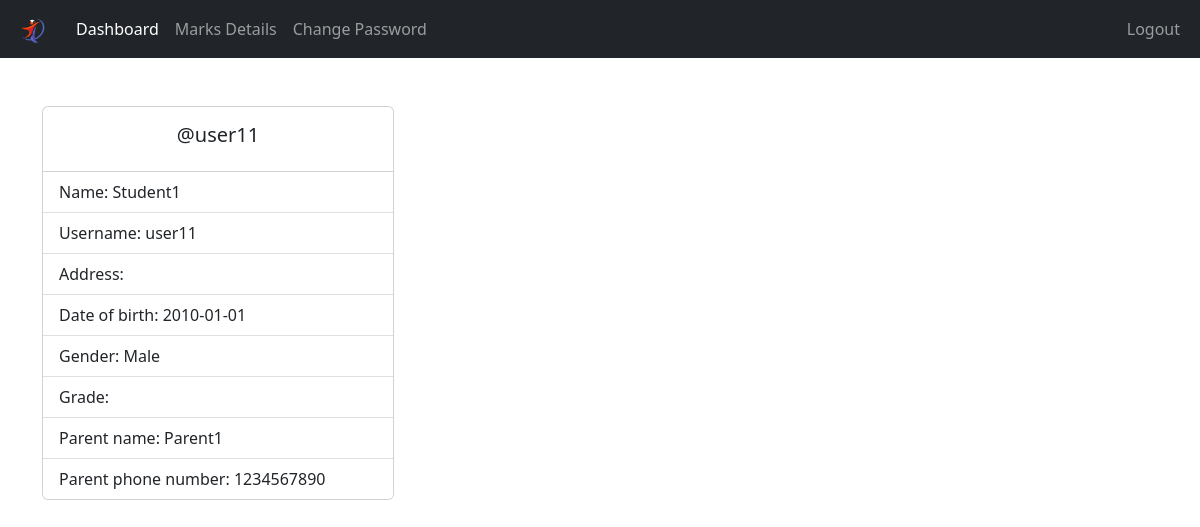
The app's page /UI/Student/index.php (signed in) with its own data.
### tables this page shows
CREATE TABLE `student` (
  `idStudent` int(11) NOT NULL AUTO_INCREMENT,
  `UserID` int(11) NOT NULL,
  `ParentId` int(11) NOT NULL,
  `name` varchar(45) NOT NULL,
  `Gender` varchar(45) NOT NULL,
  `DOB` date NOT NULL,
  `Address` varchar(250) NOT NULL,
  PRIMARY KEY (`idStudent`),
  KEY `fk_Student_USER1_idx` (`UserID`),
  KEY `fk_Student_Parent1_idx` (`ParentId`),
  CONSTRAINT `fk_Student_Parent1` FOREIGN KEY (`ParentId`) REFERENCES `parent` (`idParent`),
  CONSTRAINT `fk_Student_USER1` FOREIGN KEY (`UserID`) REFERENCES `user` (`UserID`)
);

CREATE TABLE `user` (
  `UserID` int(11) NOT NULL AUTO_INCREMENT,
  `username` varchar(45) NOT NULL,
  `password` varchar(45) DEFAULT NULL,
  `Role` enum('Teacher','Admin','Student') NOT NULL,
  PRIMARY KEY (`UserID`)
);

CREATE TABLE `parent` (
  `idParent` int(11) NOT NULL AUTO_INCREMENT,
  `name` varchar(45) NOT NULL,
  `email` varchar(45) DEFAULT NULL,
  `phone_no` varchar(45) DEFAULT NULL,
  `CNIC_NO` varchar(45) DEFAULT NULL,
  PRIMARY KEY (`idParent`),
  UNIQUE KEY `CNIC_NO_UNIQUE` (`CNIC_NO`)
);

### UI/Student/data/student.php (called while the page is built, shortened)
<?php
function getStudentById($id, $conn) {
  try {
      $sql = "SELECT s.*,
                     p.name AS parent_name,p.email AS parent_email, p.phone_no AS parent_phoneNo, p.CNIC_NO AS parent_cnic,
                     u.username,
                     c.name AS class_name,
                     GROUP_CONCAT(sub.name SEPARATOR ', ') AS subjects
              FROM student s
              LEFT JOIN parent p ON s.ParentId = p.idParent
              LEFT JOIN user u ON s.userID = u.UserID
              LEFT JOIN registration r ON s.idStudent = r.StdId
              LEFT JOIN class c ON r.ClassId = c.idClass
              LEFT JOIN subject sub ON FIND_IN_SET(sub.idSubject, r.SubID)
              WHERE s.idStudent = ?
              GROUP BY s.idStudent";
      $stmt = $conn->prepare($sql);
      $stmt->execute([$id]);
      if ($stmt->rowCount() == 1) {
          $student = $stmt->fetch(PDO::FETCH_ASSOC);
          return $student;
      } else {
          return 0;
      }
  } catch (PDOException $e) {
      echo "Error: " . $e->getMessage();
      return 0;
  }
}

### UI/Student/index.php (the view, shortened to what this page needs)
<?php
if (isset($_SESSION['idStudent']) &&
    isset($_SESSION['role']))
     {
   if ($_SESSION['role'] == 'Student')
    {
       include "../DB_connection.php";
       include "data/student.php";
       $idStudent = $_SESSION['idStudent'];
       $student = getStudentById($idStudent, $conn);
 ?>
<!DOCTYPE html>
<html lang="en">
<head>
	<link rel="stylesheet" href="https://cdn.jsdelivr.net/npm/bootstrap@5.2.0/dist/css/bootstrap.min.css">
	<link rel="stylesheet" href="../css/style.css">
  <link rel="stylesheet" href="https://cdnjs.cloudflare.com/ajax/libs/font-awesome/4.7.0/css/font-awesome.min.css">
</head>
<body>
    <?php
        include "inc/navbar.php";
     ?>
     <?php
        if ($student != 0) {
     ?>
     <div class="container mt-5">
         <div class="card" style="width: 22rem;">
          <div class="card-body">
            <h5 class="card-title text-center">@<?=$student['username']?></h5>
          </div>
          <ul class="list-group list-group-flush">
            <li class="list-group-item">Name: <?=$student['name']?></li>
            <li class="list-group-item">Username: <?=$student['username']?></li>
            <li class="list-group-item">Address: <?=$student['Address']?></li>
            <li class="list-group-item">Date of birth: <?=$student['DOB']?></li>
            <li class="list-group-item">Gender: <?=$student['Gender']?></li>
            <li class="list-group-item">Grade:
            </li>
            <li class="list-group-item">Parent  name: <?=$student['parent_name']?></li>
            <li class="list-group-item">Parent phone number: <?=$student['parent_phoneNo']?></li>
          </ul>
        </div>
     </div>
     <?php
        }else {
           header("Location: student.php");
           exit;
        }
     ?>
</body>
</html>
<?php
  }else {
    header("Location: ../login.php");
    exit;
  }
}
else {
	header("Location: ../login.php");
	exit;
}
?>

### records on screen
student: UserID.username "user11", name "Student1", DOB "2010-01-01", Gender "Male", ParentId.name "Parent1", ParentId.phone_no "1234567890"
